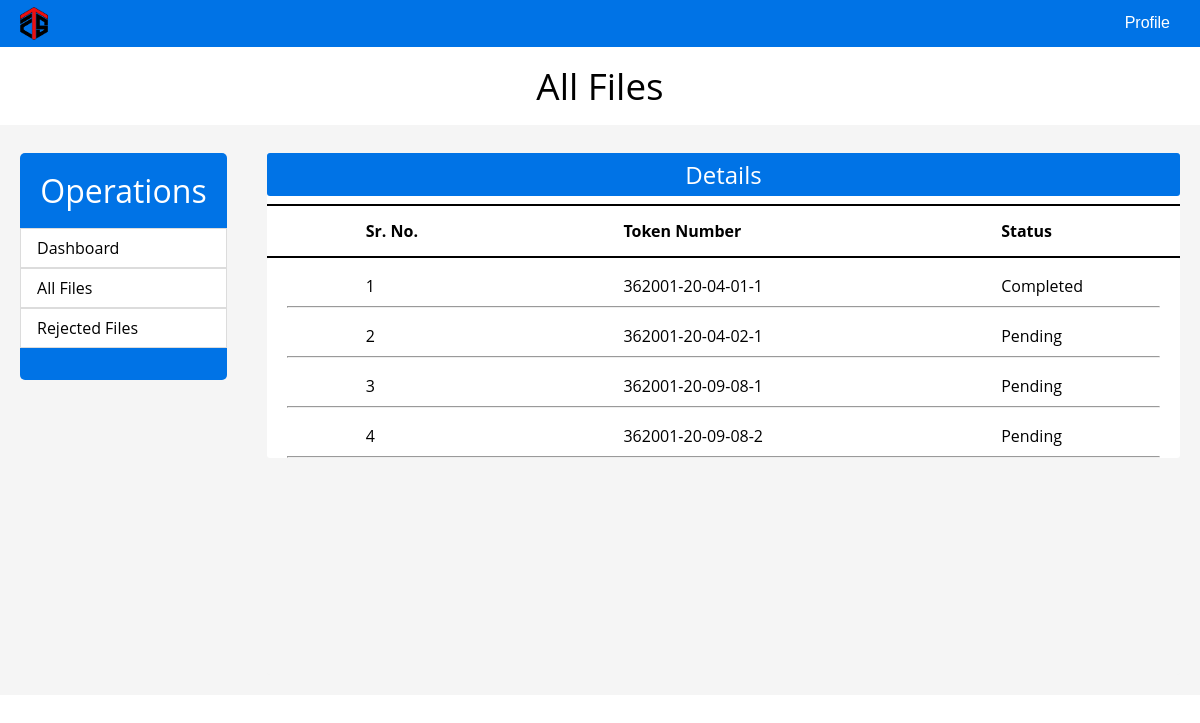
The app's page /datahandler/allentriesd.php with its own data.
### tables this page shows
CREATE TABLE `document_status` (
  `document_id` int(11) NOT NULL,
  `token_id` varchar(20) NOT NULL,
  `department_id` int(20) NOT NULL,
  `status` char(15) NOT NULL,
  `apply_date` date NOT NULL,
  `complete_date` date NOT NULL,
  `document_comment` varchar(250) NOT NULL,
  `from_employee_id` int(10) DEFAULT NULL,
  `c_employee_id` int(20) NOT NULL,
  `to_employee_id` int(10) DEFAULT NULL
);

### datahandler/allentriesd.php (the view, shortened to what this page needs)
  <?php include("headerd.php");?>
  <link rel="stylesheet" href="assets/css/basicd.css" />
</head>
<body>
    <section>
        <?php include("menud.php");?>
    </section>
    <?php
      $id = $_REQUEST['id'];
    ?>
    <section>
      <h1>All Files</h1>
      <div class="container">
        <div class="operations">
          <ul>
            <li>Operations</li>
          </ul>
          <div class="op-items"><a href="indexd.php?id=<?php echo $id?>">Dashboard</a></div>
          <div class="op-items"><a href="allentriesd.php?id=<?php echo $id?>">All Files</a></div>
          <div class="op-items"><a href="rejectedd.php?id=<?php echo $id?>">Rejected Files</a></div>
        </div>
        <div class="info">
          <div class="details-container">
            <div class="details-title">
              <h2>Details</h2>
            </div>
            <div class="row-details" style="border-top:2px solid black;
            border-bottom:2px solid black;">
              <div class="span sr"><h4>Sr. No.</h4></div>
              <div class="span token-id"><h4>Token Number</h4></div>
              <div class="span status"><h4>Status</h4></div>
            </div>
          </div>
          <div class="details">
              <?php
                include("../dao.php");
                $count = 1;
                $sql = "select token_id, status from document_status where to_employee_id IS NULL";
                $result = mysqli_query($connection,$sql);
                while($row = mysqli_fetch_assoc($result)) {
                ?>
                  <div class="row-details">
                    <div class="span sr"><?php echo $count;?></div>
                    <div class="span token-id"><?php echo $row['token_id']; ?></div>
                    <div class="span status"><?php echo $row['status']; ?></div>
                  </div>
                  <hr class="special-hr">
                <?php
                  $count = $count + 1;
                }
                ?>
          </div>
        </div>
      </div>
    </section>
</body>
</html>

### datahandler/assets/css/styled.css (style rules this page uses)
html { scroll-behavior: smooth; }
* { box-sizing: border-box; }
body { margin: 0; padding: 0; font-family: "Open sans", sans-serif; }

### datahandler/assets/css/basicd.css (style rules this page uses)
h1 { padding: 0; line-height: 3rem; text-align: center; margin: 15px; font-size: 2.3rem; font-weight: 400; }
h2 { padding: 5px 0px; margin: 0px 0px; font-weight: 400; }
h4 { padding: 5px 0px; margin: 0px 0px; }
.container { position: fixed; height: 570px; display: flex; margin: 0; padding: 0.5rem 0 0 0; background-color: rgb(245, 245, 245); width: 100%; }
.operations { width: 17rem; height: 14.2rem; margin: 20px; border-radius: 5px; background-color: rgb(0, 115, 230); }
.operations ul { margin: 0px 0px; padding: 0px 0px 0px 0px; }
.operations li { list-style: none; padding: 1rem; border-top-left-radius: 5px solid rgb(220, 220, 220); border-top-right-radius: 5px solid rgb(220, 220, 220); color: white; font-size: 2rem; text-align: center; }
.op-items a { display: block; text-decoration: none; background-color: white; color: black; font-size: 1rem; margin: 0px 0px; width: 100%; border: 0.4px solid rgb(220, 220, 220); padding: 0.5rem 0.5rem 0.5rem 1rem; text-align: left; }
.info { margin: 20px; display: flex; flex-direction: column; width: 100%; background-color: rgb(245, 245, 245); border-radius: 3px; }
.details { margin: 0; background-color: white; border-radius: 3px; overflow: auto; scroll-behavior: smooth; }
.details-title { color: white; margin: 0px; text-align: center; background-color: rgb(0, 115, 230); border-radius: 3px; }
.special-hr { margin: 0px 20px; }
.details-container { background-color: white; }
.row-details { display: flex; justify-content: space-around; background-color:white; margin-top: 8px; padding: 5px 0; line-height:30px; }
.sr { width: 60px; }
.token-id { width: 180px; }
.status { width:80px; }

### records on screen
document_status: token "362001-20-04-01-1", status "Completed"
document_status: token "362001-20-04-02-1", status "Pending"
document_status: token "362001-20-09-08-1", status "Pending"
document_status: token "362001-20-09-08-2", status "Pending"
